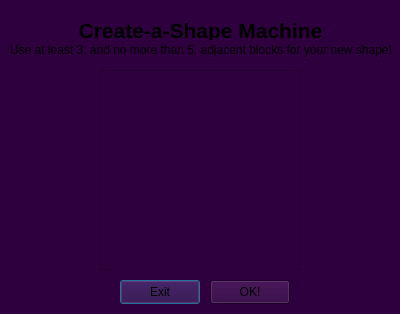
<?xml version="1.0" encoding="UTF-8"?>
<ui version="4.0">
 <class>ShapeCreationDialog</class>
 <widget class="QDialog" name="ShapeCreationDialog">
  <property name="geometry">
   <rect>
    <x>0</x>
    <y>0</y>
    <width>400</width>
    <height>314</height>
   </rect>
  </property>
  <property name="windowTitle">
   <string>Dialog</string>
  </property>
  <property name="styleSheet">
   <string notr="true">background-color: #2E003E;</string>
  </property>
  <widget class="QPushButton" name="exitButton">
   <property name="geometry">
    <rect>
     <x>120</x>
     <y>280</y>
     <width>80</width>
     <height>24</height>
    </rect>
   </property>
   <property name="text">
    <string>Exit</string>
   </property>
  </widget>
  <widget class="QPushButton" name="OKbutton">
   <property name="geometry">
    <rect>
     <x>210</x>
     <y>280</y>
     <width>80</width>
     <height>24</height>
    </rect>
   </property>
   <property name="text">
    <string>OK!</string>
   </property>
  </widget>
  <widget class="QLabel" name="titlelabel">
   <property name="geometry">
    <rect>
     <x>0</x>
     <y>10</y>
     <width>401</width>
     <height>41</height>
    </rect>
   </property>
   <property name="font">
    <font>
     <pointsize>16</pointsize>
     <bold>true</bold>
    </font>
   </property>
   <property name="text">
    <string>Create-a-Shape Machine</string>
   </property>
   <property name="alignment">
    <set>Qt::AlignmentFlag::AlignCenter</set>
   </property>
  </widget>
  <widget class="QLabel" name="infoLabel">
   <property name="geometry">
    <rect>
     <x>10</x>
     <y>40</y>
     <width>381</width>
     <height>20</height>
    </rect>
   </property>
   <property name="text">
    <string>Use at least 3, and no more than 5, adjacent blocks for your new shape!</string>
   </property>
  </widget>
  <widget class="QGraphicsView" name="blockChoiceGraphicsView">
   <property name="geometry">
    <rect>
     <x>100</x>
     <y>70</y>
     <width>200</width>
     <height>200</height>
    </rect>
   </property>
  </widget>
 </widget>
 <resources/>
 <connections/>
</ui>
